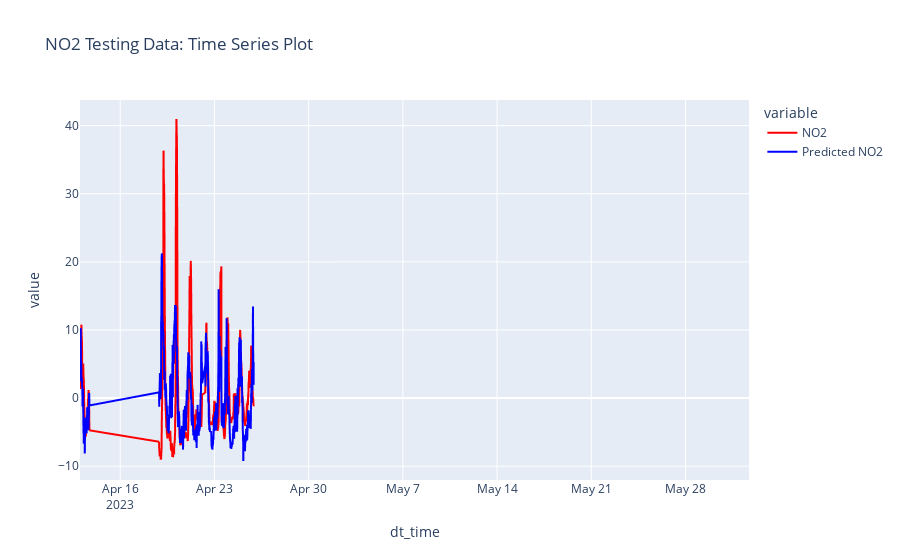

This figure's notebook cell:
### Code cell
#Time Series Plot for testing data for NO2
y_pred_testNO2 = pd.DataFrame(y_pred_testNO2, columns = ['Predicted NO2'])
dt_time1 = testing_setNO2['dt_time']
df_timeseriesNO2testing = pd.concat([y_pred_testNO2.reset_index(), dt_time.reset_index(), y_testNO2.reset_index()], axis=1)
px.line(df_timeseriesNO2testing, x='dt_time', y = ['NO2', 'Predicted NO2'], 
        labels = {'x': 'Date', 'y': 'NO2'}, title = 'NO2 Testing Data: Time Series Plot', color_discrete_sequence = ['red', 'blue'])

### Figure 1 — Plotly figure (JSON) as saved in the notebook; plotly's stock layout.template omitted (floating-point values rounded to 4 significant figures; data arrays with more than 128 entries replaced by an {"elided": "..."} marker saying what was removed)
{"data": [{"hovertemplate": "variable=NO2<br>dt_time=%{x}<br>value=%{y}<extra></extra>", "legendgroup": "NO2", "line": {"color": "red", "dash": "solid"}, "marker": {"symbol": "circle"}, "mode": "lines", "name": "NO2", "showlegend": true, "type": "scattergl", "x": {"elided": "1878 str values"}, "xaxis": "x", "y": {"elided": "1878 float values"}, "yaxis": "y"}, {"hovertemplate": "variable=Predicted NO2<br>dt_time=%{x}<br>value=%{y}<extra></extra>", "legendgroup": "Predicted NO2", "line": {"color": "blue", "dash": "solid"}, "marker": {"symbol": "circle"}, "mode": "lines", "name": "Predicted NO2", "showlegend": true, "type": "scattergl", "x": {"elided": "1878 str values"}, "xaxis": "x", "y": {"elided": "1878 float values"}, "yaxis": "y"}], "layout": {"legend": {"title": {"text": "variable"}, "tracegroupgap": 0}, "title": {"text": "NO2 Testing Data: Time Series Plot"}, "xaxis": {"anchor": "y", "domain": [0, 1], "title": {"text": "dt_time"}}, "yaxis": {"anchor": "x", "domain": [0, 1], "title": {"text": "value"}}}}
